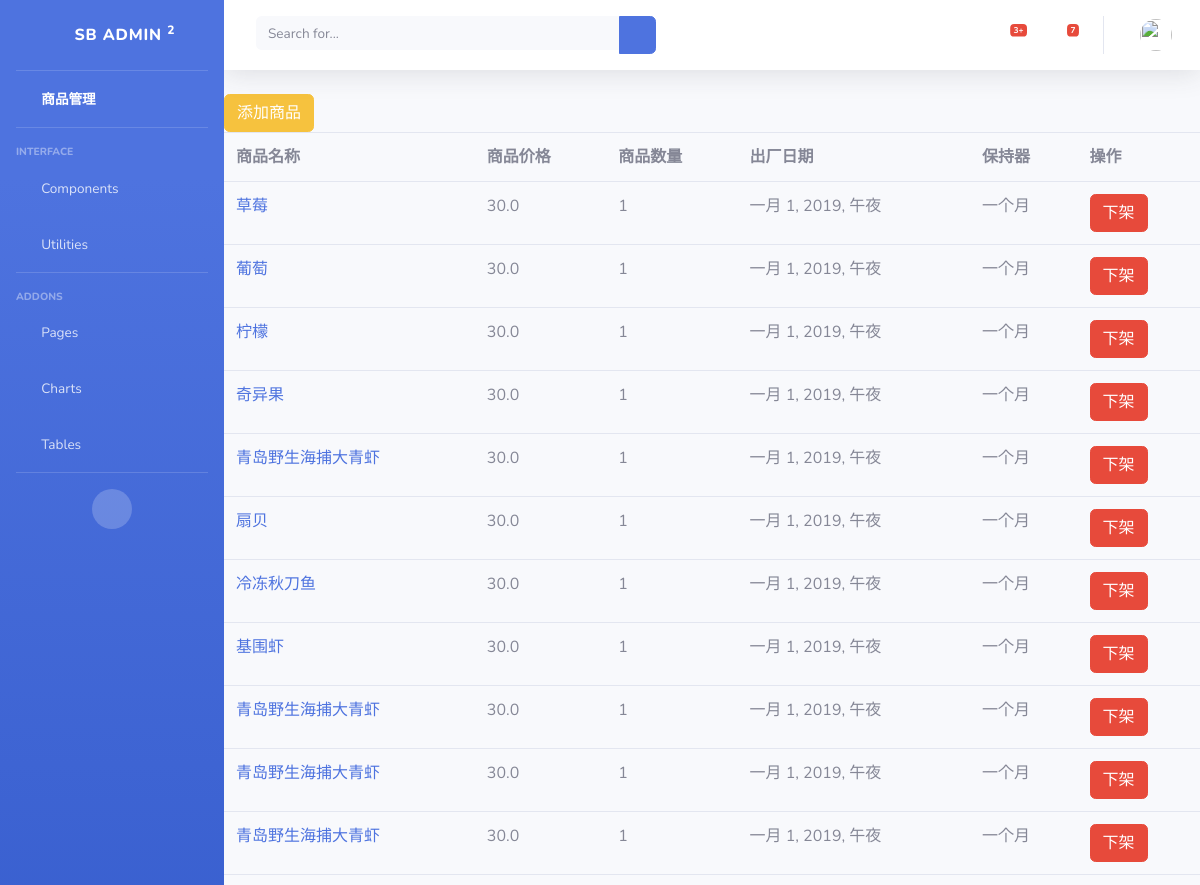
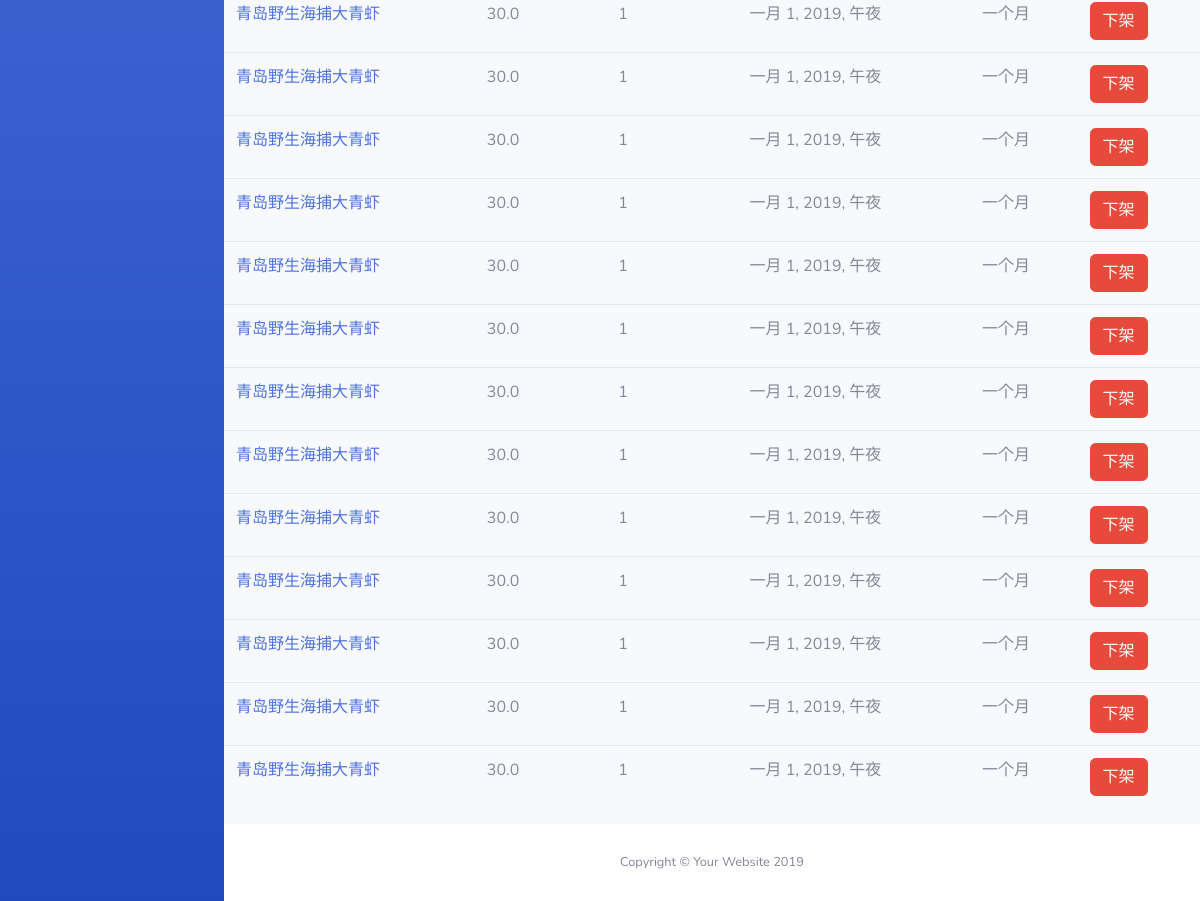
Screenshot of /Shop/list_goods/ with the database file from the repository (2 pictures, top to bottom).
### Shop/models.py (models this page shows)
class Goods(models.Model):
    name = models.CharField(max_length=32)
    price = models.FloatField()
    number = models.IntegerField()
    production = models.DateTimeField()
    safe_date = models.CharField(max_length=32)
    picture = models.ImageField(upload_to='shop/img', default='shop/img/1.jpg')
    description = RichTextField()
    statue = models.IntegerField(default=1)  # 0下架  1下架
    goods_type = models.ForeignKey(to=GoodsType, on_delete=models.CASCADE)
    goods_store = models.ForeignKey(to=Quser, on_delete=models.CASCADE)

### Shop/views.py (the view)
# urls.py: path('list_goods/', list_goods),
def list_goods(request):
    goods_list = Goods.objects.all()
    return render(request, 'shop/list_goods.html', locals())

### Shop/templates/shop/list_goods.html (shortened to what this page needs)
{% extends 'shop/base.html' %}
{% block label %}
    <a class="btn btn-warning" href="/Shop/add_update_goods/">添加商品</a>
{% endblock %}
{% block content %}
    <table class="table dataTable">
        <tr>
            <th>商品名称</th>
            <th>商品价格</th>
            <th>商品数量</th>
            <th>出厂日期</th>
            <th>保持器</th>
            <th>操作</th>
        </tr>
        {% for foo in  goods_list %}
            <tr>
                <td><a href="/Shop/goods/{{ foo.id }}/">{{ foo.name }}</a></td>
                <td>{{ foo.price }}</td>
                <td>{{ foo.number }}</td>
                <td>{{ foo.production }}</td>
                <td>{{ foo.safe_date }}</td>
                <td>
                    {% ifequal foo.statue 1 %}
                     <a href="/Shop/set_goods/{{ foo.id }}/?set_type=down" class="btn btn-danger">下架</a>
                    {% else %}
                     <a href="/Shop/set_goods/{{ foo.id }}/?set_type=up" class="btn btn-primary" style="color:white">上架</a>
                    {% endifequal %}
                </td>
            </tr>
        {% endfor %}
    </table>
{% endblock %}

### Shop/templates/shop/base.html (shortened to what this page needs)
<!DOCTYPE html>
<html lang="en">
<head>
  <link href="/static/shop/vendor/fontawesome-free/css/all.min.css" rel="stylesheet" type="text/css">
  <link href="/static/shop/css/sb-admin-2.min.css" rel="stylesheet">
</head>
<body id="page-top">
  <div id="wrapper">
    <ul class="navbar-nav bg-gradient-primary sidebar sidebar-dark accordion" id="accordionSidebar">
      <a class="sidebar-brand d-flex align-items-center justify-content-center" href="index.html">
        <div class="sidebar-brand-icon rotate-n-15">
          <i class="fas fa-laugh-wink"></i>
        </div>
        <div class="sidebar-brand-text mx-3">SB Admin <sup>2</sup></div>
      </a>
      <hr class="sidebar-divider my-0">
      <li class="nav-item active">
        <a class="nav-link" href="/Shop/vue_list_goods/">
          <i class="fas fa-fw fa-tachometer-alt"></i>
          <span>商品管理</span></a>
      </li>
      <hr class="sidebar-divider">
      <div class="sidebar-heading">
        Interface
      </div>
      <li class="nav-item">
        <a class="nav-link collapsed" href="#" data-toggle="collapse" data-target="#collapseTwo" aria-expanded="true" aria-controls="collapseTwo">
          <i class="fas fa-fw fa-cog"></i>
          <span>Components</span>
        </a>
      </li>
      <li class="nav-item">
        <a class="nav-link collapsed" href="#" data-toggle="collapse" data-target="#collapseUtilities" aria-expanded="true" aria-controls="collapseUtilities">
          <i class="fas fa-fw fa-wrench"></i>
          <span>Utilities</span>
        </a>
      </li>
      <hr class="sidebar-divider">
      <div class="sidebar-heading">
        Addons
      </div>
      <li class="nav-item">
        <a class="nav-link collapsed" href="#" data-toggle="collapse" data-target="#collapsePages" aria-expanded="true" aria-controls="collapsePages">
          <i class="fas fa-fw fa-folder"></i>
          <span>Pages</span>
        </a>
      </li>
      <li class="nav-item">
        <a class="nav-link" href="charts.html">
          <i class="fas fa-fw fa-chart-area"></i>
          <span>Charts</span></a>
      </li>
      <li class="nav-item">
        <a class="nav-link" href="tables.html">
          <i class="fas fa-fw fa-table"></i>
          <span>Tables</span></a>
      </li>
      <hr class="sidebar-divider d-none d-md-block">
      <div class="text-center d-none d-md-inline">
        <button class="rounded-circle border-0" id="sidebarToggle"></button>
      </div>
    </ul>
    <div id="content-wrapper" class="d-flex flex-column">
      <div id="content">
        <nav class="navbar navbar-expand navbar-light bg-white topbar mb-4 static-top shadow">
          <form class="d-none d-sm-inline-block form-inline mr-auto ml-md-3 my-2 my-md-0 mw-100 navbar-search">
            <div class="input-group">
              <input type="text" class="form-control bg-light border-0 small" placeholder="Search for..." aria-label="Search" aria-describedby="basic-addon2">
              <div class="input-group-append">
                <button class="btn btn-primary" type="button">
                  <i class="fas fa-search fa-sm"></i>
                </button>
              </div>
            </div>
          </form>
          <ul class="navbar-nav ml-auto">
            <li class="nav-item dropdown no-arrow mx-1">
              <a class="nav-link dropdown-toggle" href="#" id="alertsDropdown" role="button" data-toggle="dropdown" aria-haspopup="true" aria-expanded="false">
                <i class="fas fa-bell fa-fw"></i>
                <span class="badge badge-danger badge-counter">3+</span>
              </a>
            </li>
            <li class="nav-item dropdown no-arrow mx-1">
              <a class="nav-link dropdown-toggle" href="#" id="messagesDropdown" role="button" data-toggle="dropdown" aria-haspopup="true" aria-expanded="false">
                <i class="fas fa-envelope fa-fw"></i>
                <span class="badge badge-danger badge-counter">7</span>
              </a>
            </li>
            <li class="nav-item dropdown no-arrow">
              <a class="nav-link dropdown-toggle" href="#" id="userDropdown" role="button" data-toggle="dropdown" aria-haspopup="true" aria-expanded="false">
                <img class="img-profile rounded-circle" src="https://source.unsplash.com/QAB-WJcbgJk/60x60">
              </a>
            </li>
          </ul>
        </nav>
          {% block label %}
          {% endblock %}
          {% block content %}
          {% endblock %}
      </div>
      <footer class="sticky-footer bg-white">
        <div class="container my-auto">
          <div class="copyright text-center my-auto">
            <span>Copyright &copy; Your Website 2019</span>
          </div>
        </div>
      </footer>
    </div>
  </div>
</body>
</html>

### rows the page displays
Goods: name "草莓", price "30.0", number "1", production "一月 1, 2019, 午夜", safe_date "一个月"
Goods: name "葡萄", price "30.0", number "1", production "一月 1, 2019, 午夜", safe_date "一个月"
Goods: name "柠檬", price "30.0", number "1", production "一月 1, 2019, 午夜", safe_date "一个月"
Goods: name "奇异果", price "30.0", number "1", production "一月 1, 2019, 午夜", safe_date "一个月"
Goods: name "青岛野生海捕大青虾", price "30.0", number "1", production "一月 1, 2019, 午夜", safe_date "一个月"
Goods: name "扇贝", price "30.0", number "1", production "一月 1, 2019, 午夜", safe_date "一个月"
Goods: name "冷冻秋刀鱼", price "30.0", number "1", production "一月 1, 2019, 午夜", safe_date "一个月"
Goods: name "基围虾", price "30.0", number "1", production "一月 1, 2019, 午夜", safe_date "一个月"
Goods: name "青岛野生海捕大青虾", price "30.0", number "1", production "一月 1, 2019, 午夜", safe_date "一个月"
Goods: name "青岛野生海捕大青虾", price "30.0", number "1", production "一月 1, 2019, 午夜", safe_date "一个月"
Goods: name "青岛野生海捕大青虾", price "30.0", number "1", production "一月 1, 2019, 午夜", safe_date "一个月"
Goods: name "青岛野生海捕大青虾", price "30.0", number "1", production "一月 1, 2019, 午夜", safe_date "一个月"
Goods: name "青岛野生海捕大青虾", price "30.0", number "1", production "一月 1, 2019, 午夜", safe_date "一个月"
Goods: name "青岛野生海捕大青虾", price "30.0", number "1", production "一月 1, 2019, 午夜", safe_date "一个月"
Goods: name "青岛野生海捕大青虾", price "30.0", number "1", production "一月 1, 2019, 午夜", safe_date "一个月"
Goods: name "青岛野生海捕大青虾", price "30.0", number "1", production "一月 1, 2019, 午夜", safe_date "一个月"
Goods: name "青岛野生海捕大青虾", price "30.0", number "1", production "一月 1, 2019, 午夜", safe_date "一个月"
Goods: name "青岛野生海捕大青虾", price "30.0", number "1", production "一月 1, 2019, 午夜", safe_date "一个月"
Goods: name "青岛野生海捕大青虾", price "30.0", number "1", production "一月 1, 2019, 午夜", safe_date "一个月"
Goods: name "青岛野生海捕大青虾", price "30.0", number "1", production "一月 1, 2019, 午夜", safe_date "一个月"
Goods: name "青岛野生海捕大青虾", price "30.0", number "1", production "一月 1, 2019, 午夜", safe_date "一个月"
Goods: name "青岛野生海捕大青虾", price "30.0", number "1", production "一月 1, 2019, 午夜", safe_date "一个月"
Goods: name "青岛野生海捕大青虾", price "30.0", number "1", production "一月 1, 2019, 午夜", safe_date "一个月"
Goods: name "青岛野生海捕大青虾", price "30.0", number "1", production "一月 1, 2019, 午夜", safe_date "一个月"
